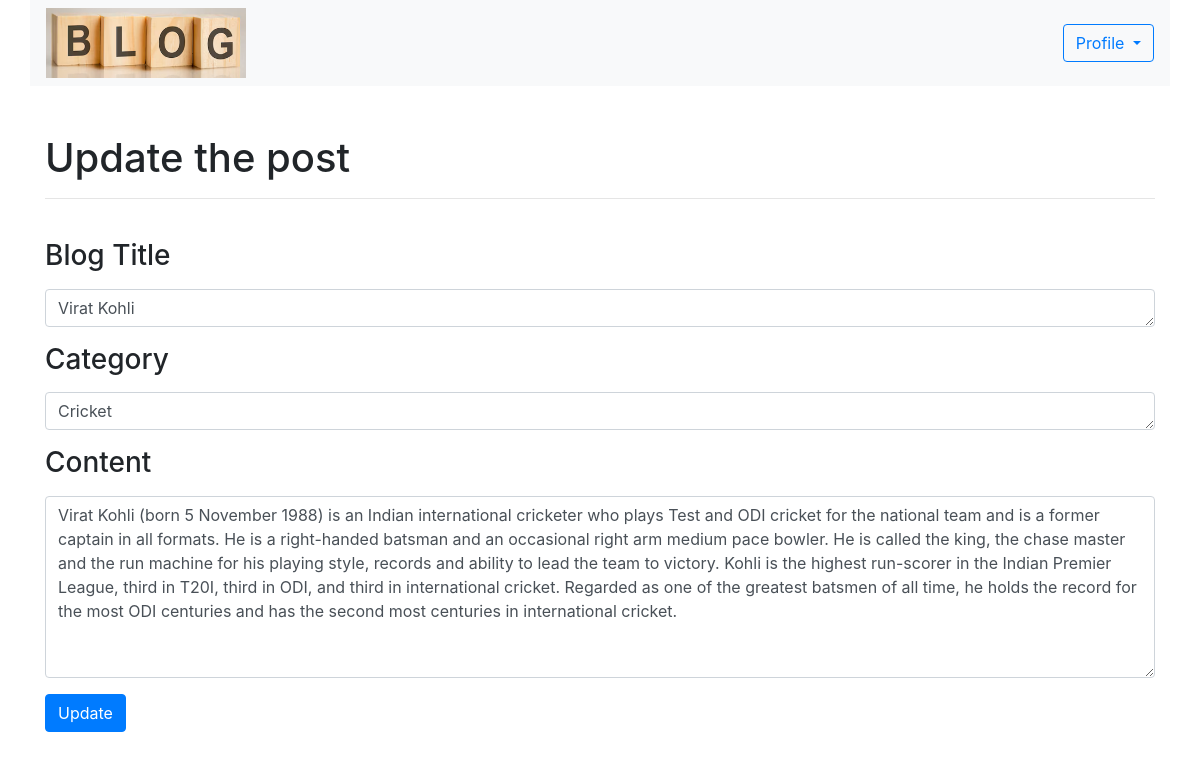
Page /mypost/update/1/ (signed in) on the committed database.
### blog/models.py (models this page shows, shortened)
class SoftDelete(models.Model):
    is_deleted = models.BooleanField(default=False)
    everything = models.Manager()
    objects = NonDeleted()
    class Meta:
        abstract = True

class Post(SoftDelete):
    post_id = models.IntegerField(primary_key=True)
    title = models.CharField(max_length=100)
    category = models.CharField(max_length=100)
    content = models.TextField()
    date_posted = models.DateTimeField(default=timezone.now)
    author = models.ForeignKey(User, on_delete=models.CASCADE)
    updated_time = models.DateTimeField(default=timezone.now)

### blog/views.py (the view)
# urls.py: path('update/<int:post_id>/', views.update, name="update"),
@login_required
def update(request, post_id):
    obj = get_object_or_404(Post, pk=post_id)
    if request.method == 'POST':
        form = PostForm(request.POST, instance=obj)
        if form.is_valid():
            obj.updated_time = datetime.now()  # Update the timestamp
            form.save()  # Save the updated post
            return redirect('/home')  # Redirect to the home page after saving
    else:
        form = PostForm(instance=obj)  # Populate the form with the existing post data
    return render(request, 'blog/update.html', {'form': form, 'post': obj})

### blog/views.py
class PostForm(forms.ModelForm):
    class Meta:
        model = Post
        fields = ['title', 'category', 'content']

### blog/templates/blog/update.html (shortened to what this page needs)
{% extends 'blog/base.html' %}
{% block content %}
{% load static %}
<div class="container custom-container">
    <nav class="navbar navbar-expand-lg navbar-light bg-light w-100">
        <div class="collapse navbar-collapse" id="navbarSupportedContent">
            <ul class="navbar-nav mr-auto ">
                <li><a href="/home"> <img src="{% static 'image/blog1.png' %}" width="200" height="70" alt=""></a></li>
            </ul>
            <form class="form-inline my-2 my-lg-0">
                <div class="dropdown">
                    <button class="btn btn-outline-primary dropdown-toggle" type="button" id="dropdownMenuButton"
                        data-toggle="dropdown" aria-haspopup="true" aria-expanded="false">
                        Profile
                    </button>
                </div>
            </form>
        </div>
    </nav>
    <form method="POST" action="">
        <div class="container custom-container " style="max-width: 1250px;">
            <br><br>
            <h1 class="fw-bolder"> Update the post</h1>
            <hr><br>
            <div class="mb-3">
                <h3><label for="exampleInputEmail1" class="form-label">Blog Title</label></h3>
                <textarea class="form-control" id="exampleFormControlTextarea3" rows="1" name="title">{{post.title}}</textarea>
            </div>
            <div class="mb-3">
                <h3><label for="exampleInputEmail1" class="form-label"> Category</label></h3>
                <textarea class="form-control" id="exampleFormControlTextarea3" rows="1" name="category">{{post.category}}</textarea>
            </div>
            <div class="form-group">
                <h3><label for="exampleFormControlTextarea3">Content</label></h3>
                <textarea class="form-control" id="exampleFormControlTextarea3" rows="7" name="content">{{post.content}}</textarea>
            </div>
            <input class="btn btn-primary" type="submit" value="Update">
        </div>
    </form>
</div>
{% endblock %}

### blog/templates/blog/base.html (style rules this page uses)
.custom-container { max-width: 1450px; }

### rows in the picture
Post: title "Virat Kohli", category "Cricket", content "Virat Kohli (born 5 November 1988) is an Indian international cricketer who plays Test and ODI cricket for the national team and is a former captain in all formats. He is a right-handed batsman and an occasional right arm medium pace bowler. He is called the king, the chase master and the run machine for his playing style, records and ability to lead the team to victory. Kohli is the highest run-scorer in the Indian Premier League, third in T20I, third in ODI, and third in international cricket. Regarded as one of the greatest batsmen of all time, he holds the record for the most ODI centuries and has the second most centuries in international cricket."
